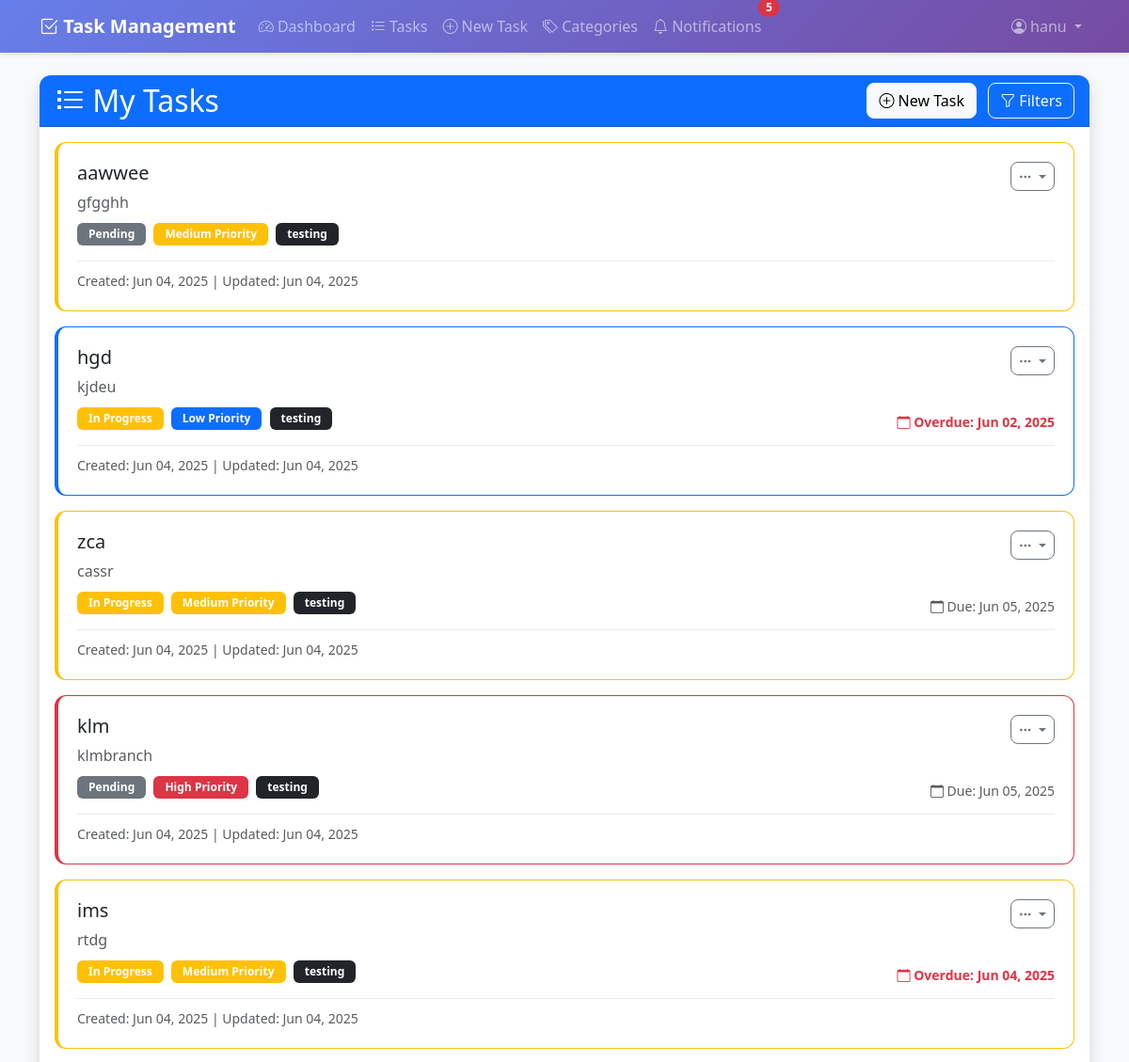
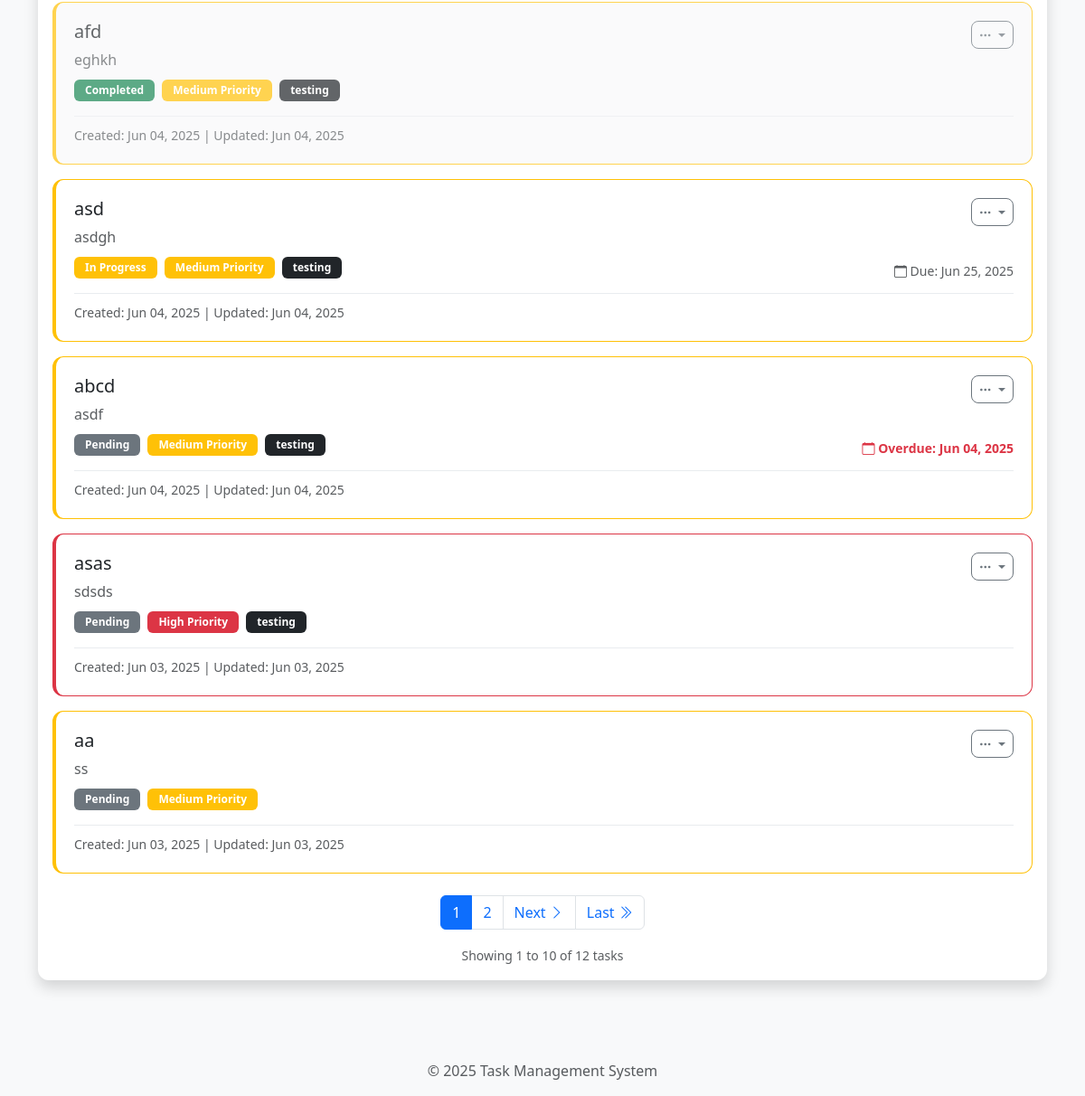
Page /tasks/ (signed in) on the committed database (2 pictures, top to bottom).
### tasks/models.py (models this page shows, shortened)
class Task(models.Model):
    PRIORITY_CHOICES = (
        ("low", "Low"),
        ("medium", "Medium"),
        ("high", "High"),
    )
    STATUS_CHOICES = (
        ("pending", "Pending"),
        ("in_progress", "In Progress"),
        ("completed", "Completed"),
    )
    title = models.CharField(max_length=200)
    description = models.TextField(blank=True, null=True)
    priority = models.CharField(
        max_length=10, choices=PRIORITY_CHOICES, default="medium"
    )
    due_date = models.DateTimeField(blank=True, null=True)
    status = models.CharField(max_length=20, choices=STATUS_CHOICES, default="pending")
    categories = models.ManyToManyField(Category, related_name="tasks", blank=True)
    user = models.ForeignKey(User, on_delete=models.CASCADE, related_name="tasks")
    created_at = models.DateTimeField(auto_now_add=True)
    updated_at = models.DateTimeField(auto_now=True)

class Category(models.Model):
    name = models.CharField(max_length=100)
    user = models.ForeignKey(User, on_delete=models.CASCADE, related_name="categories")
    class Meta:
        verbose_name_plural = "Categories"
        unique_together = ["name", "user"]

### tasks/views.py (the view, shortened to what this page needs)
# urls.py: path("", views.task_list, name="task_list"),
@login_required
def task_list(request):
    try:
        tasks = Task.objects.filter(user=request.user).prefetch_related("categories")
        status_filter = request.GET.get("status")
        if status_filter:
            tasks = tasks.filter(status=status_filter)
        priority_filter = request.GET.get("priority")
        if priority_filter:
            tasks = tasks.filter(priority=priority_filter)
        category_filter = request.GET.get("category")
        if category_filter:
            tasks = tasks.filter(categories__id=category_filter)
        search_query = request.GET.get("search")
        if search_query:
            tasks = tasks.filter(
                Q(title__icontains=search_query)
                | Q(description__icontains=search_query)
                | Q(categories__name__icontains=search_query)
            ).distinct()
        sort_by = request.GET.get("sort_by")
        if sort_by == "due_date":
            tasks = tasks.order_by("due_date")
        else:
            tasks = tasks.order_by("-created_at")
        paginator = Paginator(tasks, 10)
        page = request.GET.get("page")
        try:
            tasks_page = paginator.page(page)
        except PageNotAnInteger:
            tasks_page = paginator.page(1)
        except EmptyPage:
            tasks_page = paginator.page(paginator.num_pages)
        categories = Category.objects.filter(user=request.user)
        context = {
            "tasks": tasks_page,
            "categories": categories,
            "current_status": status_filter,
            "current_priority": priority_filter,
            "current_category": category_filter,
            "search_query": search_query,
            "page_obj": tasks_page,
            "now": timezone.now(),
        }
        return render(request, "tasks/task_list_enhanced.html", context)
    except Exception as e:
        messages.error(request, f"An error occurred: {str(e)}")
        return render(
            request, "tasks/task_list_enhanced.html", {"tasks": [], "categories": []}
        )

### templates/tasks/task_list_enhanced.html (shortened to what this page needs)
{% extends 'base.html' %}
{% block content %}
<div class="container mt-4">
    <div class="row">
        <div class="col-md-12">
            <div class="card shadow">
                <div class="card-header bg-primary text-white d-flex justify-content-between align-items-center">
                    <h2 class="mb-0">
                        <i class="bi bi-list-task"></i> My Tasks
                    </h2>
                    <div class="header-actions">
                        <a href="{% url 'tasks:task_create' %}" class="btn btn-light me-2">
                            <i class="bi bi-plus-circle"></i> New Task
                        </a>
                        <button class="btn btn-outline-light" type="button" data-bs-toggle="collapse"
                                data-bs-target="#filterCollapse" aria-expanded="false">
                            <i class="bi bi-funnel"></i> Filters
                        </button>
                    </div>
                </div>
                <div class="card-body">
                    {% if tasks %}
                        <div class="task-grid">
                            {% for task in tasks %}
                                <div class="task-card mb-3
                                    {% if task.priority == 'high' %}border-danger{% elif task.priority == 'medium' %}border-warning{% else %}border-primary{% endif %}
                                    {% if task.status == 'completed' %}task-completed{% endif %}">
                                    <div class="task-header d-flex justify-content-between align-items-start">
                                        <div class="task-title flex-grow-1">
                                            <a href="{% url 'tasks:task_detail' task.id %}" class="text-decoration-none">
                                                <h5 class="mb-1 task-title-text">{{ task.title }}</h5>
                                            </a>
                                        </div>
                                        <div class="task-actions">
                                            <div class="dropdown">
                                                <button class="btn btn-sm btn-outline-secondary dropdown-toggle"
                                                        type="button" data-bs-toggle="dropdown">
                                                    <i class="bi bi-three-dots"></i>
                                                </button>
                                            </div>
                                        </div>
                                    </div>
                                    {% if task.description %}
                                        <p class="task-description text-muted mb-2">{{ task.description|truncatechars:150 }}</p>
                                    {% endif %}
                                    <div class="task-meta d-flex justify-content-between align-items-center flex-wrap">
                                        <div class="task-badges mb-2">
                                            <span class="badge bg-{% if task.status == 'pending' %}secondary{% elif task.status == 'in_progress' %}warning{% else %}success{% endif %} me-1">
                                                {{ task.get_status_display }}
                                            </span>
                                            <span class="badge bg-{% if task.priority == 'high' %}danger{% elif task.priority == 'medium' %}warning{% else %}primary{% endif %} me-1">
                                                {{ task.get_priority_display }} Priority
                                            </span>
                                            {% for category in task.categories.all %}
                                                <span class="badge bg-dark me-1">{{ category.name }}</span>
                                            {% endfor %}
                                        </div>
                                        {% if task.due_date %}
                                            <div class="task-due-date">
                                                <small class="{% if task.due_date < now and task.status != 'completed' %}text-danger fw-bold{% else %}text-muted{% endif %}">
                                                    <i class="bi bi-calendar"></i>
                                                    {% if task.due_date < now and task.status != 'completed' %}
                                                        Overdue: {{ task.due_date|date:"M d, Y" }}
                                                    {% else %}
                                                        Due: {{ task.due_date|date:"M d, Y" }}
                                                    {% endif %}
                                                </small>
                                            </div>
                                        {% endif %}
                                    </div>
                                    <div class="task-timestamps mt-2">
                                        <small class="text-muted">
                                            Created: {{ task.created_at|date:"M d, Y" }}
                                            {% if task.updated_at != task.created_at %}
                                                | Updated: {{ task.updated_at|date:"M d, Y" }}
                                            {% endif %}
                                        </small>
                                    </div>
                                </div>
                            {% endfor %}
                        </div>
                        {% if page_obj.has_other_pages %}
                            <nav aria-label="Task pagination" class="mt-4">
                                <ul class="pagination justify-content-center">
                                    {% for num in page_obj.paginator.page_range %}
                                        {% if page_obj.number == num %}
                                            <li class="page-item active">
                                                <span class="page-link">{{ num }}</span>
                                            </li>
                                        {% elif num > page_obj.number|add:'-3' and num < page_obj.number|add:'3' %}
                                            <li class="page-item">
                                                <a class="page-link" href="?{% for key, value in request.GET.items %}{% if key != 'page' %}{{ key }}={{ value }}&{% endif %}{% endfor %}page={{ num }}">{{ num }}</a>
                                            </li>
                                        {% endif %}
                                    {% endfor %}
                                    {% if page_obj.has_next %}
                                        <li class="page-item">
                                            <a class="page-link" href="?{% for key, value in request.GET.items %}{% if key != 'page' %}{{ key }}={{ value }}&{% endif %}{% endfor %}page={{ page_obj.next_page_number }}">
                                                Next <i class="bi bi-chevron-right"></i>
                                            </a>
                                        </li>
                                        <li class="page-item">
                                            <a class="page-link" href="?{% for key, value in request.GET.items %}{% if key != 'page' %}{{ key }}={{ value }}&{% endif %}{% endfor %}page={{ page_obj.paginator.num_pages }}">
                                                Last <i class="bi bi-chevron-double-right"></i>
                                            </a>
                                        </li>
                                    {% endif %}
                                </ul>
                                <div class="text-center text-muted mt-2">
                                    <small>
                                        Showing {{ page_obj.start_index }} to {{ page_obj.end_index }}
                                        of {{ page_obj.paginator.count }} tasks
                                    </small>
                                </div>
                            </nav>
                        {% endif %}
                    {% endif %}
                </div>
            </div>
        </div>
    </div>
</div>
{% endblock %}

### templates/base.html (shortened to what this page needs)
<!DOCTYPE html>
<html lang="en">
<head>
    <link href="https://cdn.jsdelivr.net/npm/bootstrap@5.3.0-alpha1/dist/css/bootstrap.min.css" rel="stylesheet">
    <link rel="stylesheet" href="https://cdn.jsdelivr.net/npm/bootstrap-icons@1.10.0/font/bootstrap-icons.css">
</head>
<body>
    <nav class="navbar navbar-expand-lg navbar-dark mb-4">
        <div class="container">
            <a class="navbar-brand fw-bold" href="{% url 'task_list' %}">
                <i class="bi bi-check2-square"></i> Task Management
            </a>
            <div class="collapse navbar-collapse" id="navbarNav">
                <ul class="navbar-nav me-auto">
                    {% if user.is_authenticated %}
                    <li class="nav-item"><a class="nav-link" href="{% url 'tasks:dashboard' %}"><i class="bi bi-speedometer2"></i> Dashboard</a></li>
                    <li class="nav-item"><a class="nav-link" href="{% url 'tasks:task_list' %}"><i class="bi bi-list-task"></i> Tasks</a></li>
                    <li class="nav-item"><a class="nav-link" href="{% url 'tasks:task_create' %}"><i class="bi bi-plus-circle"></i> New Task</a></li>
                    <li class="nav-item"><a class="nav-link" href="{% url 'tasks:category_list' %}"><i class="bi bi-tags"></i> Categories</a></li>
                    <li class="nav-item">
                        <a class="nav-link position-relative" href="{% url 'tasks:notifications' %}">
                            <i class="bi bi-bell"></i> Notifications
                            <span class="position-absolute top-0 start-100 translate-middle badge rounded-pill bg-danger notification-badge"
                                  id="notificationBadge" style="display: none;">
                                <span id="notificationCount">0</span>
                            </span>
                        </a>
                    </li>
                    {% endif %}
                </ul>
                <ul class="navbar-nav">
                    {% if user.is_authenticated %}
                    <li class="nav-item dropdown">
                        <a class="nav-link dropdown-toggle" href="#" data-bs-toggle="dropdown">
                            <i class="bi bi-person-circle"></i> {{ user.first_name|default:user.username }}
                        </a>
                    </li>
                    {% else %}
                    <li class="nav-item"><a class="nav-link" href="{% url 'account_login' %}"><i class="bi bi-box-arrow-in-right"></i> Login</a></li>
                    <li class="nav-item"><a class="nav-link" href="{% url 'account_signup' %}"><i class="bi bi-person-plus"></i> Register</a></li>
                    {% endif %}
                </ul>
            </div>
        </div>
    </nav>
    <main>
        {% block content %}{% endblock %}
    </main>
    <footer class="bg-light py-3 mt-5">
        <div class="container text-center">
            <p class="text-muted mb-0">&copy; {% now "Y" %} Task Management System</p>
        </div>
    </footer>
</body>
</html>

### templates/base.html (style rules this page uses)
:root { --primary-gradient: linear-gradient(135deg, #667eea 0%, #764ba2 100%); --success-gradient: linear-gradient(135deg, #28a745 0%, #20c997 100%); }
body { background-color: #f8f9fa; font-family: 'Segoe UI', Tahoma, Geneva, Verdana, sans-serif; }
.navbar { background: var(--primary-gradient) !important; box-shadow: 0 2px 4px rgba(0,0,0,.1); }
.card { border: none; border-radius: 0.75rem; box-shadow: 0 0.125rem 0.25rem rgba(0,0,0,0.075); margin-bottom: 1.5rem; transition: all 0.3s ease; }
.card-header { border-radius: 0.75rem 0.75rem 0 0 !important; }
.btn { border-radius: 0.5rem; transition: all 0.3s ease; }
.notification-badge { animation: pulse 2s infinite; }

### templates/tasks/task_list_enhanced.html (style rules this page uses)
.task-card { border: 1px solid #e9ecef; border-radius: 0.75rem; padding: 1.25rem; background: white; border-left-width: 4px; transition: all 0.3s ease; }
.task-completed { opacity: 0.7; background-color: #f8f9fa; }
.task-title-text { color: #212529; transition: color 0.3s ease; }
.task-description { line-height: 1.5; }
.task-badges .badge { font-size: 0.75rem; padding: 0.375rem 0.75rem; }
.task-timestamps { border-top: 1px solid #e9ecef; padding-top: 0.5rem; }

### rows in the picture
Task: title "aawwee", description "gfgghh", status "Pending", priority "Medium", created_at "Jun 04, 2025", updated_at "Jun 04, 2025"
Category: name "testing"
Task: title "hgd", description "kjdeu", status "In Progress", priority "Low", due_date "Jun 02, 2025", created_at "Jun 04, 2025", updated_at "Jun 04, 2025"
Task: title "zca", description "cassr", status "In Progress", priority "Medium", due_date "Jun 05, 2025", created_at "Jun 04, 2025", updated_at "Jun 04, 2025"
Task: title "klm", description "klmbranch", status "Pending", priority "High", due_date "Jun 05, 2025", created_at "Jun 04, 2025", updated_at "Jun 04, 2025"
Task: title "ims", description "rtdg", status "In Progress", priority "Medium", due_date "Jun 04, 2025", created_at "Jun 04, 2025", updated_at "Jun 04, 2025"
Task: title "afd", description "eghkh", status "Completed", priority "Medium", created_at "Jun 04, 2025", updated_at "Jun 04, 2025"
Task: title "asd", description "asdgh", status "In Progress", priority "Medium", due_date "Jun 25, 2025", created_at "Jun 04, 2025", updated_at "Jun 04, 2025"
Task: title "abcd", description "asdf", status "Pending", priority "Medium", due_date "Jun 04, 2025", created_at "Jun 04, 2025", updated_at "Jun 04, 2025"
Task: title "asas", description "sdsds", status "Pending", priority "High", created_at "Jun 03, 2025", updated_at "Jun 03, 2025"
Task: title "aa", description "ss", status "Pending", priority "Medium", created_at "Jun 03, 2025", updated_at "Jun 03, 2025"

### other values in the picture
{{ user.first_name|default:user.username }} "hanu"
{{ num }} "1"
{{ num }} "2"
{{ page_obj.start_index }} "1"
{{ page_obj.end_index }} "10"
{{ page_obj.paginator.count }} "12"
